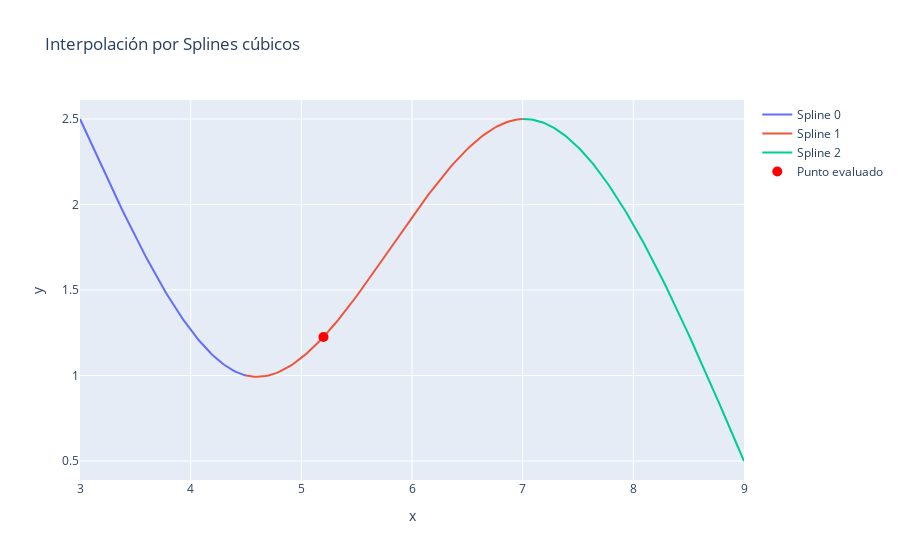

This figure's notebook cell:
### Markdown cell above
N. 03) Desarrolle, depure y pruebe un programa amigable para el usuario en cualquier lenguaje de
alto nivel o de macros de su predilección, para implementar el método de trazadores cúbicos para
interpolar los siguientes datos:
$$
\begin{array}{|c|c|c|c|c|c|}
\hline
x & 3.0 & 4.5 & 7.0 & 9.0  \\
\hline
f(x) & 2.5 & 1.0 & 2.5  & 0.5     \\
\hline
\end{array}
$$
Utilizando este programa calcule el resultado para $f(5.2)$

### Code cell
#datos del problema
xi = [3.0,4.5,7.0,9.0]
y = [2.5,1.0,2.5,0.5]
val = 5.2
#mandamos los datos al método de interpolación
metodo = Splines(xi,y,val)
metodo.PolSplines()
